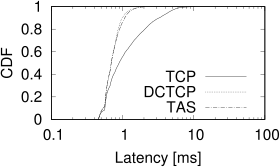

Here is the gnuplot script that generated this plot:
load "header.gnuplot"

set key bottom right

set ylabel "CDF" offset 2
set xlabel "Latency [ms]"
#set xrange[0:2000]

#set xtics (2000, 10000, 100000)
set ytics 0.2
set logscale x

set yrange [0:1]

plot \
    "tcp-flows-short.data" using ($2/1000):1 title "TCP" with l ls 1, \
    "dctcp-flows-short.data" using ($2/1000):1 title "DCTCP" with l ls 3, \
    "flextcp-100-flows-short.data" using ($2/1000):1 title "TAS" with l ls 4
